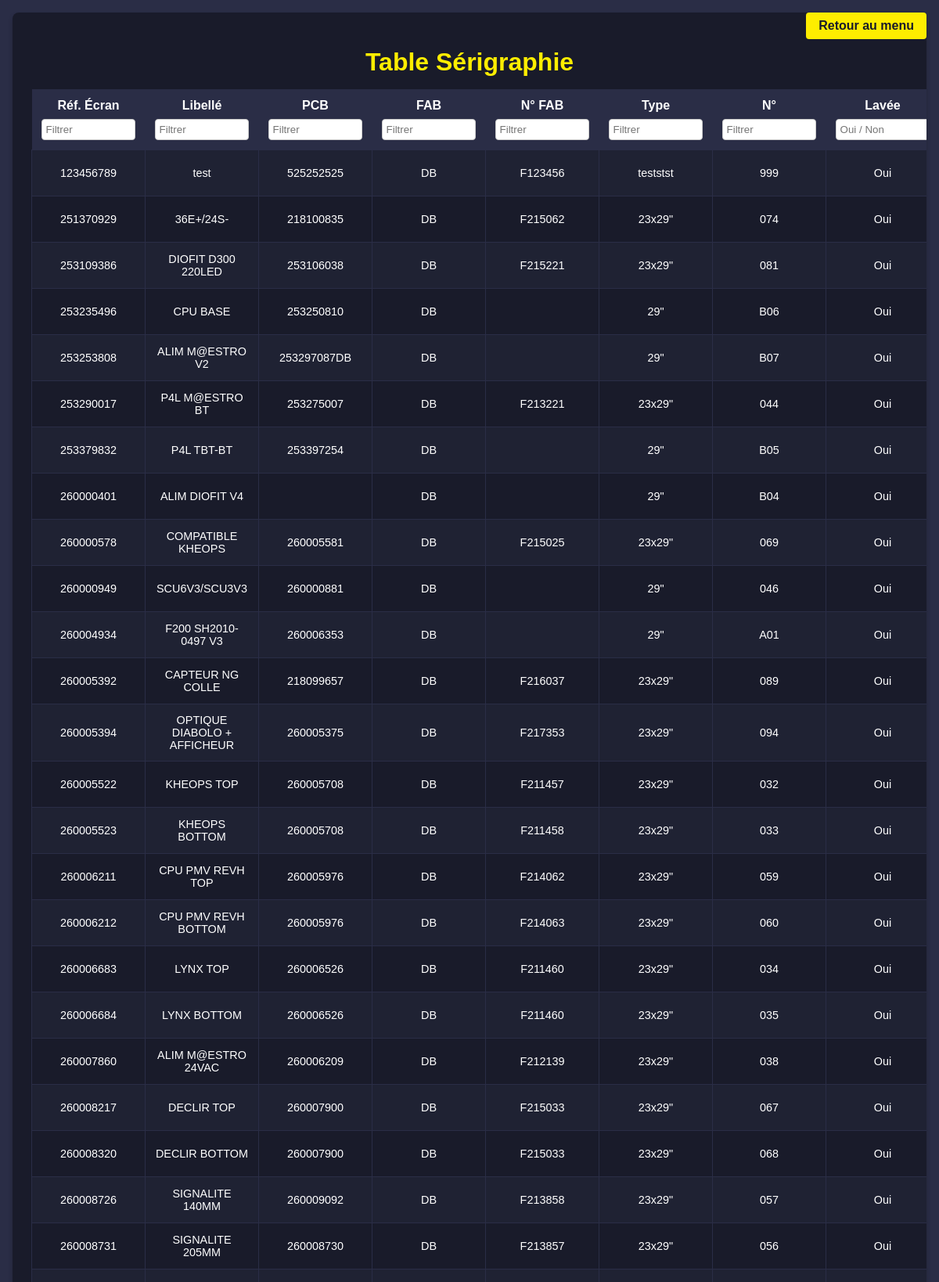
Page /ecran (signed in, upper part) on the committed database.
### tables this page shows
CREATE TABLE "serigraphie" (
	"ref_ecran"	INTEGER UNIQUE,
	"libelle"	TEXT NOT NULL,
	"pcb"	INTEGER,
	"fab"	TEXT NOT NULL,
	"n_fab"	TEXT,
	"type"	TEXT NOT NULL,
	"n"	TEXT NOT NULL UNIQUE,
	"sorti"	INTEGER DEFAULT 0,
	"lave"	INTEGER DEFAULT 1,
	PRIMARY KEY("ref_ecran")
);

### APP.py (the view)
@app.route('/ecran')
def ecran():
    if 'prenom' not in session:
        return redirect('/')
    conn = get_db_connection()
    cursor = conn.cursor()
    cursor.execute('SELECT ref_ecran, libelle, pcb, fab, n_fab, type, n, sorti, lave FROM serigraphie')
    ecrans = cursor.fetchall()
    conn.close()
    admin = session.get('admin', 0) == 1
    return render_template('ecran.html', ecrans=ecrans, admin=admin)

### APP.py (called while the page is built)
def get_db_connection():
    conn = sqlite3.connect(database)
    conn.row_factory = sqlite3.Row
    return conn

### Templates/ecran.html (shortened to what this page needs)
<!DOCTYPE html>
<html lang="fr">
<head>
    <link rel="stylesheet" href="Styles/ecran.css">
</head>
<body>
    <div class="container">
        <h1>Table Sérigraphie</h1>
        <a href="{{ url_for('index') }}" class="admin-link">Retour au menu</a>
        <table id="serigraphie-table">
            <thead>
                <tr>
                    <th>Réf. Écran<br><input type="text" class="filter-input" data-column="0" placeholder="Filtrer"></th>
                    <th>Libellé<br><input type="text" class="filter-input" data-column="1" placeholder="Filtrer"></th>
                    <th>PCB<br><input type="text" class="filter-input" data-column="2" placeholder="Filtrer"></th>
                    <th>FAB<br><input type="text" class="filter-input" data-column="3" placeholder="Filtrer"></th>
                    <th>N° FAB<br><input type="text" class="filter-input" data-column="4" placeholder="Filtrer"></th>
                    <th>Type<br><input type="text" class="filter-input" data-column="5" placeholder="Filtrer"></th>
                    <th>N°<br><input type="text" class="filter-input" data-column="6" placeholder="Filtrer"></th>
                    <th>Lavée<br><input type="text" class="filter-input" data-column="7" placeholder="Oui / Non"></th>
                </tr>
            </thead>
            <tbody>
                {% for ecran in ecrans %}
                <tr>
                    <td>{{ ecran.ref_ecran }}</td>
                    <td>{{ ecran.libelle }}</td>
                    <td>{{ ecran.pcb }}</td>
                    <td>{{ ecran.fab }}</td>
                    <td>{{ ecran.n_fab }}</td>
                    <td>{{ ecran.type }}</td>
                    <td>{{ ecran.n }}</td>
                    <td>{{ 'Oui' if ecran.lave == 1 else 'Non' }}</td>
                </tr>
                {% endfor %}
            </tbody>
        </table>
    </div>
</body>
</html>

### Styles/ecran.css (style rules this page uses)
body { font-family: 'Lucida Sans', 'Lucida Sans Regular', 'Lucida Grande', 'Lucida Sans Unicode', Geneva, Verdana, sans-serif; background-color: #2A2D46; display: flex; justify-content: center; align-items: flex-start; margin: 0; padding: 1rem; box-sizing: border-box; }
.container { background-color: #191B2A; padding: 1.5rem; border-radius: 8px; box-shadow: 0 4px 6px rgba(0, 0, 0, 0.2); width: 100%; max-width: 100%; overflow-x: auto; box-sizing: border-box; }
.admin-link { position: fixed; top: 1rem; right: 1rem; z-index: 1000; display: block; padding: 0.5rem 1rem; background-color: #feed00; color: #191B2A; text-decoration: none; text-align: center; border-radius: 4px; font-weight: bold; }
h1 { color: #feed00; text-align: center; margin-bottom: 1rem; }
table { width: 100%; border-collapse: collapse; margin-bottom: 1rem; text-align: left; }
thead th { background-color: #2A2D46; color: white; padding: 0.75rem; font-size: 1rem; text-align: center; }
thead input { width: 90%; margin-top: 0.5rem; padding: 0.3rem; border: 1px solid #ccc; border-radius: 4px; }
tbody td { background-color: #191B2A; color: #ffffff; padding: 0.75rem; font-size: 0.9rem; border: 1px solid #2A2D46; text-align: center; }
tbody tr:nth-child(odd) td { background-color: #1F2233; }
td, th { min-width: 120px; word-wrap: break-word; }

### rows in the picture
serigraphie: ref_ecran "123456789", libelle "test", pcb "525252525", fab "DB", n_fab "F123456", type "teststst", n "999", lave "Oui"
serigraphie: ref_ecran "251370929", libelle "36E+/24S-", pcb "218100835", fab "DB", n_fab "F215062", type "23x29\"", n "074", lave "Oui"
serigraphie: ref_ecran "253109386", libelle "DIOFIT D300 220LED", pcb "253106038", fab "DB", n_fab "F215221", type "23x29\"", n "081", lave "Oui"
serigraphie: ref_ecran "253235496", libelle "CPU BASE", pcb "253250810", fab "DB", type "29\"", n "B06", lave "Oui"
serigraphie: ref_ecran "253253808", libelle "ALIM M@ESTRO V2", pcb "253297087DB", fab "DB", type "29\"", n "B07", lave "Oui"
serigraphie: ref_ecran "253290017", libelle "P4L M@ESTRO BT", pcb "253275007", fab "DB", n_fab "F213221", type "23x29\"", n "044", lave "Oui"
serigraphie: ref_ecran "253379832", libelle "P4L TBT-BT", pcb "253397254", fab "DB", type "29\"", n "B05", lave "Oui"
serigraphie: ref_ecran "260000401", libelle "ALIM DIOFIT V4", fab "DB", type "29\"", n "B04", lave "Oui"
serigraphie: ref_ecran "260000578", libelle "COMPATIBLE KHEOPS", pcb "260005581", fab "DB", n_fab "F215025", type "23x29\"", n "069", lave "Oui"
serigraphie: ref_ecran "260000949", libelle "SCU6V3/SCU3V3", pcb "260000881", fab "DB", type "29\"", n "046", lave "Oui"
serigraphie: ref_ecran "260004934", libelle "F200 SH2010-0497 V3", pcb "260006353", fab "DB", type "29\"", n "A01", lave "Oui"
serigraphie: ref_ecran "260005392", libelle "CAPTEUR NG COLLE", pcb "218099657", fab "DB", n_fab "F216037", type "23x29\"", n "089", lave "Oui"
serigraphie: ref_ecran "260005394", libelle "OPTIQUE DIABOLO + AFFICHEUR", pcb "260005375", fab "DB", n_fab "F217353", type "23x29\"", n "094", lave "Oui"
serigraphie: ref_ecran "260005522", libelle "KHEOPS TOP", pcb "260005708", fab "DB", n_fab "F211457", type "23x29\"", n "032", lave "Oui"
serigraphie: ref_ecran "260005523", libelle "KHEOPS BOTTOM", pcb "260005708", fab "DB", n_fab "F211458", type "23x29\"", n "033", lave "Oui"
serigraphie: ref_ecran "260006211", libelle "CPU PMV REVH TOP", pcb "260005976", fab "DB", n_fab "F214062", type "23x29\"", n "059", lave "Oui"
serigraphie: ref_ecran "260006212", libelle "CPU PMV REVH BOTTOM", pcb "260005976", fab "DB", n_fab "F214063", type "23x29\"", n "060", lave "Oui"
serigraphie: ref_ecran "260006683", libelle "LYNX TOP", pcb "260006526", fab "DB", n_fab "F211460", type "23x29\"", n "034", lave "Oui"
serigraphie: ref_ecran "260006684", libelle "LYNX BOTTOM", pcb "260006526", fab "DB", n_fab "F211460", type "23x29\"", n "035", lave "Oui"
serigraphie: ref_ecran "260007860", libelle "ALIM M@ESTRO 24VAC", pcb "260006209", fab "DB", n_fab "F212139", type "23x29\"", n "038", lave "Oui"
serigraphie: ref_ecran "260008217", libelle "DECLIR TOP", pcb "260007900", fab "DB", n_fab "F215033", type "23x29\"", n "067", lave "Oui"
serigraphie: ref_ecran "260008320", libelle "DECLIR BOTTOM", pcb "260007900", fab "DB", n_fab "F215033", type "23x29\"", n "068", lave "Oui"
serigraphie: ref_ecran "260008726", libelle "SIGNALITE 140MM", pcb "260009092", fab "DB", n_fab "F213858", type "23x29\"", n "057", lave "Oui"
serigraphie: ref_ecran "260008731", libelle "SIGNALITE 205MM", pcb "260008730", fab "DB", n_fab "F213857", type "23x29\"", n "056", lave "Oui"
